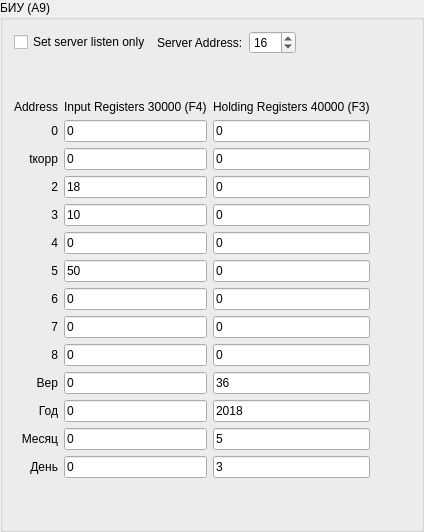
       <widget class="QGroupBox" name="gbBUT">
        <property name="title">
         <string>БИУ (А9)</string>
        </property>
        <layout class="QVBoxLayout" name="verticalLayout_2">
         <item>
          <layout class="QHBoxLayout" name="horizontalLayout_2">
           <property name="sizeConstraint">
            <enum>QLayout::SetMinimumSize</enum>
           </property>
           <item>
            <widget class="QCheckBox" name="listenOnlyBox_2">
             <property name="text">
              <string>Set server listen only</string>
             </property>
            </widget>
           </item>
           <item>
            <widget class="QLabel" name="label_28">
             <property name="sizePolicy">
              <sizepolicy hsizetype="Maximum" vsizetype="Preferred">
               <horstretch>0</horstretch>
               <verstretch>0</verstretch>
              </sizepolicy>
             </property>
             <property name="text">
              <string>Server Address:</string>
             </property>
            </widget>
           </item>
           <item>
            <widget class="QSpinBox" name="serverEdit_2">
             <property name="sizePolicy">
              <sizepolicy hsizetype="Maximum" vsizetype="Fixed">
               <horstretch>0</horstretch>
               <verstretch>0</verstretch>
              </sizepolicy>
             </property>
             <property name="minimum">
              <number>1</number>
             </property>
             <property name="maximum">
              <number>247</number>
             </property>
             <property name="value">
              <number>16</number>
             </property>
            </widget>
           </item>
           <item>
            <spacer name="horizontalSpacer_3">
             <property name="orientation">
              <enum>Qt::Horizontal</enum>
             </property>
             <property name="sizeHint" stdset="0">
              <size>
               <width>40</width>
               <height>20</height>
              </size>
             </property>
            </spacer>
           </item>
          </layout>
         </item>
         <item>
          <spacer name="verticalSpacer_3">
           <property name="orientation">
            <enum>Qt::Vertical</enum>
           </property>
           <property name="sizeHint" stdset="0">
            <size>
             <width>20</width>
             <height>40</height>
            </size>
           </property>
          </spacer>
         </item>
         <item>
          <layout class="QGridLayout" name="gridLayout_4">
           <item row="3" column="2">
            <widget class="QLineEdit" name="holdReg_16_2">
             <property name="sizePolicy">
              <sizepolicy hsizetype="Preferred" vsizetype="Fixed">
               <horstretch>0</horstretch>
               <verstretch>0</verstretch>
              </sizepolicy>
             </property>
             <property name="text">
              <string>0</string>
             </property>
             <property name="maxLength">
              <number>32767</number>
             </property>
             <property name="placeholderText">
              <string>Hexadecimal A-F, a-f, 0-9.</string>
             </property>
            </widget>
           </item>
           <item row="12" column="2">
            <widget class="QLineEdit" name="holdReg_16_30">
             <property name="sizePolicy">
              <sizepolicy hsizetype="Preferred" vsizetype="Fixed">
               <horstretch>0</horstretch>
               <verstretch>0</verstretch>
              </sizepolicy>
             </property>
             <property name="text">
              <string>5</string>
             </property>
             <property name="maxLength">
              <number>32767</number>
             </property>
             <property name="placeholderText">
              <string>Hexadecimal A-F, a-f, 0-9.</string>
             </property>
            </widget>
           </item>
           <item row="13" column="0">
            <widget class="QLabel" name="label_36">
             <property name="text">
              <string>День</string>
             </property>
             <property name="alignment">
              <set>Qt::AlignRight|Qt::AlignTrailing|Qt::AlignVCenter</set>
             </property>
            </widget>
           </item>
           <item row="6" column="2">
            <widget class="QLineEdit" name="holdReg_16_5">
             <property name="sizePolicy">
              <sizepolicy hsizetype="Preferred" vsizetype="Fixed">
               <horstretch>0</horstretch>
               <verstretch>0</verstretch>
              </sizepolicy>
             </property>
             <property name="text">
              <string>0</string>
             </property>
             <property name="maxLength">
              <number>32767</number>
             </property>
             <property name="placeholderText">
              <string>Hexadecimal A-F, a-f, 0-9.</string>
             </property>
            </widget>
           </item>
           <item row="11" column="0">
            <widget class="QLabel" name="label_25">
             <property name="text">
              <string>Год</string>
             </property>
             <property name="alignment">
              <set>Qt::AlignRight|Qt::AlignTrailing|Qt::AlignVCenter</set>
             </property>
            </widget>
           </item>
           <item row="12" column="0">
            <widget class="QLabel" name="label_32">
             <property name="text">
              <string>Месяц</string>
             </property>
             <property name="alignment">
              <set>Qt::AlignRight|Qt::AlignTrailing|Qt::AlignVCenter</set>
             </property>
            </widget>
           </item>
           <item row="6" column="0">
            <widget class="QLabel" name="label_35">
             <property name="text">
              <string>5</string>
             </property>
             <property name="alignment">
              <set>Qt::AlignRight|Qt::AlignTrailing|Qt::AlignVCenter</set>
             </property>
            </widget>
           </item>
           <item row="7" column="1">
            <widget class="QLineEdit" name="inReg_16_6">
             <property name="sizePolicy">
              <sizepolicy hsizetype="Preferred" vsizetype="Fixed">
               <horstretch>0</horstretch>
               <verstretch>0</verstretch>
              </sizepolicy>
             </property>
             <property name="text">
              <string>0</string>
             </property>
             <property name="maxLength">
              <number>32767</number>
             </property>
             <property name="placeholderText">
              <string>Hexadecimal A-F, a-f, 0-9.</string>
             </property>
            </widget>
           </item>
           <item row="9" column="2">
            <widget class="QLineEdit" name="holdReg_16_8">
             <property name="sizePolicy">
              <sizepolicy hsizetype="Preferred" vsizetype="Fixed">
               <horstretch>0</horstretch>
               <verstretch>0</verstretch>
              </sizepolicy>
             </property>
             <property name="text">
              <string>0</string>
             </property>
             <property name="maxLength">
              <number>32767</number>
             </property>
             <property name="placeholderText">
              <string>Hexadecimal A-F, a-f, 0-9.</string>
             </property>
            </widget>
           </item>
           <item row="10" column="2">
            <widget class="QLineEdit" name="holdReg_16_28">
             <property name="sizePolicy">
              <sizepolicy hsizetype="Preferred" vsizetype="Fixed">
               <horstretch>0</horstretch>
               <verstretch>0</verstretch>
              </sizepolicy>
             </property>
             <property name="text">
              <string>36</string>
             </property>
             <property name="maxLength">
              <number>32767</number>
             </property>
             <property name="placeholderText">
              <string>Hexadecimal A-F, a-f, 0-9.</string>
             </property>
            </widget>
           </item>
           <item row="10" column="1">
            <widget class="QLineEdit" name="inReg_16_28">
             <property name="sizePolicy">
              <sizepolicy hsizetype="Preferred" vsizetype="Fixed">
               <horstretch>0</horstretch>
               <verstretch>0</verstretch>
              </sizepolicy>
             </property>
             <property name="text">
              <string>0</string>
             </property>
             <property name="maxLength">
              <number>32767</number>
             </property>
             <property name="placeholderText">
              <string>Hexadecimal A-F, a-f, 0-9.</string>
             </property>
            </widget>
           </item>
           <item row="8" column="2">
            <widget class="QLineEdit" name="holdReg_16_7">
             <property name="sizePolicy">
              <sizepolicy hsizetype="Preferred" vsizetype="Fixed">
               <horstretch>0</horstretch>
               <verstretch>0</verstretch>
              </sizepolicy>
             </property>
             <property name="text">
              <string>0</string>
             </property>
             <property name="maxLength">
              <number>32767</number>
             </property>
             <property name="placeholderText">
              <string>Hexadecimal A-F, a-f, 0-9.</string>
             </property>
            </widget>
           </item>
           <item row="5" column="1">
            <widget class="QLineEdit" name="inReg_16_4">
             <property name="sizePolicy">
              <sizepolicy hsizetype="Preferred" vsizetype="Fixed">
               <horstretch>0</horstretch>
               <verstretch>0</verstretch>
              </sizepolicy>
             </property>
             <property name="text">
              <string>0</string>
             </property>
             <property name="maxLength">
              <number>32767</number>
             </property>
             <property name="placeholderText">
              <string>Hexadecimal A-F, a-f, 0-9.</string>
             </property>
            </widget>
           </item>
           <item row="3" column="0">
            <widget class="QLabel" name="label_30">
             <property name="text">
              <string>2</string>
             </property>
             <property name="alignment">
              <set>Qt::AlignRight|Qt::AlignTrailing|Qt::AlignVCenter</set>
             </property>
            </widget>
           </item>
           <item row="7" column="0">
            <widget class="QLabel" name="label_34">
             <property name="text">
              <string>6</string>
             </property>
             <property name="alignment">
              <set>Qt::AlignRight|Qt::AlignTrailing|Qt::AlignVCenter</set>
             </property>
            </widget>
           </item>
           <item row="3" column="1">
            <widget class="QLineEdit" name="inReg_16_2">
             <property name="sizePolicy">
              <sizepolicy hsizetype="Preferred" vsizetype="Fixed">
               <horstretch>0</horstretch>
               <verstretch>0</verstretch>
              </sizepolicy>
             </property>
             <property name="text">
              <string>18</string>
             </property>
             <property name="maxLength">
              <number>32767</number>
             </property>
             <property name="placeholderText">
              <string>Hexadecimal A-F, a-f, 0-9.</string>
             </property>
            </widget>
           </item>
           <item row="2" column="0">
            <widget class="QLabel" name="label_29">
             <property name="text">
              <string>tкорр</string>
             </property>
             <property name="alignment">
              <set>Qt::AlignRight|Qt::AlignTrailing|Qt::AlignVCenter</set>
             </property>
            </widget>
           </item>
           <item row="9" column="0">
            <widget class="QLabel" name="label_33">
             <property name="text">
              <string>8</string>
             </property>
             <property name="alignment">
              <set>Qt::AlignRight|Qt::AlignTrailing|Qt::AlignVCenter</set>
             </property>
            </widget>
           </item>
           <item row="6" column="1">
            <widget class="QLineEdit" name="inReg_16_5">
             <property name="sizePolicy">
              <sizepolicy hsizetype="Preferred" vsizetype="Fixed">
               <horstretch>0</horstretch>
               <verstretch>0</verstretch>
              </sizepolicy>
             </property>
             <property name="text">
              <string>50</string>
             </property>
             <property name="maxLength">
              <number>32767</number>
             </property>
             <property name="placeholderText">
              <string>Hexadecimal A-F, a-f, 0-9.</string>
             </property>
            </widget>
           </item>
           <item row="11" column="2">
            <widget class="QLineEdit" name="holdReg_16_29">
             <property name="sizePolicy">
              <sizepolicy hsizetype="Preferred" vsizetype="Fixed">
               <horstretch>0</horstretch>
               <verstretch>0</verstretch>
              </sizepolicy>
             </property>
             <property name="text">
              <string>2018</string>
             </property>
             <property name="maxLength">
              <number>32767</number>
             </property>
             <property name="placeholderText">
              <string>Hexadecimal A-F, a-f, 0-9.</string>
             </property>
            </widget>
           </item>
           <item row="8" column="1">
            <widget class="QLineEdit" name="inReg_16_7">
             <property name="sizePolicy">
              <sizepolicy hsizetype="Preferred" vsizetype="Fixed">
               <horstretch>0</horstretch>
               <verstretch>0</verstretch>
              </sizepolicy>
             </property>
             <property name="text">
              <string>0</string>
             </property>
             <property name="maxLength">
              <number>32767</number>
             </property>
             <property name="placeholderText">
              <string>Hexadecimal A-F, a-f, 0-9.</string>
             </property>
            </widget>
           </item>
           <item row="11" column="1">
            <widget class="QLineEdit" name="inReg_16_29">
             <property name="sizePolicy">
              <sizepolicy hsizetype="Preferred" vsizetype="Fixed">
               <horstretch>0</horstretch>
               <verstretch>0</verstretch>
              </sizepolicy>
             </property>
             <property name="text">
              <string>0</string>
             </property>
             <property name="maxLength">
              <number>32767</number>
             </property>
             <property name="placeholderText">
              <string>Hexadecimal A-F, a-f, 0-9.</string>
             </property>
            </widget>
           </item>
           <item row="13" column="1">
            <widget class="QLineEdit" name="inReg_16_31">
             <property name="sizePolicy">
              <sizepolicy hsizetype="Preferred" vsizetype="Fixed">
               <horstretch>0</horstretch>
               <verstretch>0</verstretch>
              </sizepolicy>
             </property>
             <property name="text">
              <string>0</string>
             </property>
             <property name="maxLength">
              <number>32767</number>
             </property>
             <property name="placeholderText">
              <string>Hexadecimal A-F, a-f, 0-9.</string>
             </property>
            </widget>
           </item>
           <item row="0" column="2">
            <widget class="QLabel" name="holdingRegisters_2">
             <property name="text">
              <string>Holding Registers 40000 (F3)</string>
             </property>
            </widget>
           </item>
           <item row="2" column="2">
            <widget class="QLineEdit" name="holdReg_16_1">
             <property name="sizePolicy">
              <sizepolicy hsizetype="Preferred" vsizetype="Fixed">
               <horstretch>0</horstretch>
               <verstretch>0</verstretch>
              </sizepolicy>
             </property>
             <property name="text">
              <string>0</string>
             </property>
             <property name="maxLength">
              <number>32767</number>
             </property>
             <property name="placeholderText">
              <string>Hexadecimal A-F, a-f, 0-9.</string>
             </property>
            </widget>
           </item>
           <item row="7" column="2">
            <widget class="QLineEdit" name="holdReg_16_6">
             <property name="sizePolicy">
              <sizepolicy hsizetype="Preferred" vsizetype="Fixed">
               <horstretch>0</horstretch>
               <verstretch>0</verstretch>
              </sizepolicy>
             </property>
             <property name="text">
              <string>0</string>
             </property>
             <property name="maxLength">
              <number>32767</number>
             </property>
             <property name="placeholderText">
              <string>Hexadecimal A-F, a-f, 0-9.</string>
             </property>
            </widget>
           </item>
           <item row="4" column="0">
            <widget class="QLabel" name="label_20">
             <property name="text">
              <string>3</string>
             </property>
             <property name="alignment">
              <set>Qt::AlignRight|Qt::AlignTrailing|Qt::AlignVCenter</set>
             </property>
            </widget>
           </item>
           <item row="10" column="0">
            <widget class="QLabel" name="label_31">
             <property name="text">
              <string>Вер</string>
             </property>
             <property name="alignment">
              <set>Qt::AlignRight|Qt::AlignTrailing|Qt::AlignVCenter</set>
             </property>
            </widget>
           </item>
           <item row="4" column="1">
            <widget class="QLineEdit" name="inReg_16_3">
             <property name="sizePolicy">
              <sizepolicy hsizetype="Preferred" vsizetype="Fixed">
               <horstretch>0</horstretch>
               <verstretch>0</verstretch>
              </sizepolicy>
             </property>
             <property name="text">
              <string>10</string>
             </property>
             <property name="maxLength">
              <number>32767</number>
             </property>
             <property name="placeholderText">
              <string>Hexadecimal A-F, a-f, 0-9.</string>
             </property>
            </widget>
           </item>
           <item row="1" column="0">
            <widget class="QLabel" name="label_24">
             <property name="text">
              <string>0</string>
             </property>
             <property name="alignment">
              <set>Qt::AlignRight|Qt::AlignTrailing|Qt::AlignVCenter</set>
             </property>
            </widget>
           </item>
           <item row="9" column="1">
            <widget class="QLineEdit" name="inReg_16_8">
             <property name="sizePolicy">
              <sizepolicy hsizetype="Preferred" vsizetype="Fixed">
               <horstretch>0</horstretch>
               <verstretch>0</verstretch>
              </sizepolicy>
             </property>
             <property name="text">
              <string>0</string>
             </property>
             <property name="maxLength">
              <number>32767</number>
             </property>
             <property name="placeholderText">
              <string>Hexadecimal A-F, a-f, 0-9.</string>
             </property>
            </widget>
           </item>
           <item row="4" column="2">
            <widget class="QLineEdit" name="holdReg_16_3">
             <property name="sizePolicy">
              <sizepolicy hsizetype="Preferred" vsizetype="Fixed">
               <horstretch>0</horstretch>
               <verstretch>0</verstretch>
              </sizepolicy>
             </property>
             <property name="text">
              <string>0</string>
             </property>
             <property name="maxLength">
              <number>32767</number>
             </property>
             <property name="placeholderText">
              <string>Hexadecimal A-F, a-f, 0-9.</string>
             </property>
            </widget>
           </item>
           <item row="12" column="1">
            <widget class="QLineEdit" name="inReg_16_30">
             <property name="sizePolicy">
              <sizepolicy hsizetype="Preferred" vsizetype="Fixed">
               <horstretch>0</horstretch>
               <verstretch>0</verstretch>
              </sizepolicy>
             </property>
             <property name="text">
              <string>0</string>
             </property>
             <property name="maxLength">
              <number>32767</number>
             </property>
             <property name="placeholderText">
              <string>Hexadecimal A-F, a-f, 0-9.</string>
             </property>
            </widget>
           </item>
           <item row="5" column="0">
            <widget class="QLabel" name="label_9">
             <property name="text">
              <string>4</string>
             </property>
             <property name="alignment">
              <set>Qt::AlignRight|Qt::AlignTrailing|Qt::AlignVCenter</set>
             </property>
            </widget>
           </item>
           <item row="1" column="2">
            <widget class="QLineEdit" name="holdReg_16_0">
             <property name="sizePolicy">
              <sizepolicy hsizetype="Preferred" vsizetype="Fixed">
               <horstretch>0</horstretch>
               <verstretch>0</verstretch>
              </sizepolicy>
             </property>
             <property name="text">
              <string>0</string>
             </property>
             <property name="maxLength">
              <number>32767</number>
             </property>
             <property name="placeholderText">
              <string>Hexadecimal A-F, a-f, 0-9.</string>
             </property>
            </widget>
           </item>
           <item row="2" column="1">
            <widget class="QLineEdit" name="inReg_16_1">
             <property name="sizePolicy">
              <sizepolicy hsizetype="Preferred" vsizetype="Fixed">
               <horstretch>0</horstretch>
               <verstretch>0</verstretch>
              </sizepolicy>
             </property>
             <property name="text">
              <string>0</string>
             </property>
             <property name="maxLength">
              <number>32767</number>
             </property>
             <property name="placeholderText">
              <string>Hexadecimal A-F, a-f, 0-9.</string>
             </property>
            </widget>
           </item>
           <item row="0" column="1">
            <widget class="QLabel" name="inputRegisters_2">
             <property name="text">
              <string>Input Registers 30000 (F4)</string>
             </property>
            </widget>
           </item>
           <item row="8" column="0">
            <widget class="QLabel" name="label_26">
             <property name="text">
              <string>7</string>
             </property>
             <property name="alignment">
              <set>Qt::AlignRight|Qt::AlignTrailing|Qt::AlignVCenter</set>
             </property>
            </widget>
           </item>
           <item row="0" column="0">
            <widget class="QLabel" name="address_2">
             <property name="text">
              <string>Address</string>
             </property>
             <property name="alignment">
              <set>Qt::AlignRight|Qt::AlignTrailing|Qt::AlignVCenter</set>
             </property>
            </widget>
           </item>
           <item row="13" column="2">
            <widget class="QLineEdit" name="holdReg_16_31">
             <property name="sizePolicy">
              <sizepolicy hsizetype="Preferred" vsizetype="Fixed">
               <horstretch>0</horstretch>
               <verstretch>0</verstretch>
              </sizepolicy>
             </property>
             <property name="text">
              <string>3</string>
             </property>
             <property name="maxLength">
              <number>32767</number>
             </property>
             <property name="placeholderText">
              <string>Hexadecimal A-F, a-f, 0-9.</string>
             </property>
            </widget>
           </item>
           <item row="5" column="2">
            <widget class="QLineEdit" name="holdReg_16_4">
             <property name="sizePolicy">
              <sizepolicy hsizetype="Preferred" vsizetype="Fixed">
               <horstretch>0</horstretch>
               <verstretch>0</verstretch>
              </sizepolicy>
             </property>
             <property name="text">
              <string>0</string>
             </property>
             <property name="maxLength">
              <number>32767</number>
             </property>
             <property name="placeholderText">
              <string>Hexadecimal A-F, a-f, 0-9.</string>
             </property>
            </widget>
           </item>
           <item row="1" column="1">
            <widget class="QLineEdit" name="inReg_16_0">
             <property name="sizePolicy">
              <sizepolicy hsizetype="Preferred" vsizetype="Fixed">
               <horstretch>0</horstretch>
               <verstretch>0</verstretch>
              </sizepolicy>
             </property>
             <property name="text">
              <string>0</string>
             </property>
             <property name="maxLength">
              <number>32767</number>
             </property>
             <property name="placeholderText">
              <string>Hexadecimal A-F, a-f, 0-9.</string>
             </property>
            </widget>
           </item>
           <item row="6" column="3">
            <spacer name="horizontalSpacer_9">
             <property name="orientation">
              <enum>Qt::Horizontal</enum>
             </property>
             <property name="sizeHint" stdset="0">
              <size>
               <width>40</width>
               <height>20</height>
              </size>
             </property>
            </spacer>
           </item>
          </layout>
         </item>
         <item>
          <spacer name="verticalSpacer_2">
           <property name="orientation">
            <enum>Qt::Vertical</enum>
           </property>
           <property name="sizeHint" stdset="0">
            <size>
             <width>20</width>
             <height>40</height>
            </size>
           </property>
          </spacer>
         </item>
        </layout>
       </widget>
